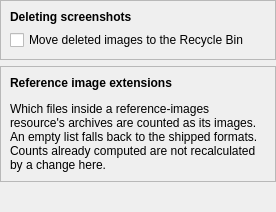
<?xml version="1.0" encoding="UTF-8"?>
<ui version="4.0">
 <class>ImagesFilesPage</class>
 <widget class="QWidget" name="ImagesFilesPage">
  <property name="geometry">
   <rect>
    <x>0</x>
    <y>0</y>
    <width>276</width>
    <height>212</height>
   </rect>
  </property>
  <layout class="QVBoxLayout" name="main_layout">
   <property name="leftMargin">
    <number>0</number>
   </property>
   <property name="topMargin">
    <number>0</number>
   </property>
   <property name="rightMargin">
    <number>0</number>
   </property>
   <property name="bottomMargin">
    <number>0</number>
   </property>
   <item>
    <widget class="QFrame" name="deletion_frame">
     <property name="sizePolicy">
      <sizepolicy hsizetype="Preferred" vsizetype="Maximum">
       <horstretch>0</horstretch>
       <verstretch>0</verstretch>
      </sizepolicy>
     </property>
     <property name="frameShape">
      <enum>QFrame::Shape::StyledPanel</enum>
     </property>
     <property name="frameShadow">
      <enum>QFrame::Shadow::Raised</enum>
     </property>
     <layout class="QVBoxLayout" name="deletion_frame_layout">
      <item>
       <widget class="QLabel" name="deletion_frame_label">
        <property name="font">
         <font>
          <bold>true</bold>
         </font>
        </property>
        <property name="text">
         <string>Deleting screenshots</string>
        </property>
       </widget>
      </item>
      <item>
       <widget class="QCheckBox" name="use_recycle_bin_check_box">
        <property name="text">
         <string>Move deleted images to the Recycle Bin</string>
        </property>
        <property name="toolTip">
         <string>Deleting a screenshot from the images editor sends it to the Recycle Bin / Trash instead of removing it outright. Where no bin is reachable for a resource's location, deleting still offers a permanent delete for that one file.</string>
        </property>
       </widget>
      </item>
     </layout>
    </widget>
   </item>
   <item>
    <widget class="QFrame" name="reference_images_frame">
     <property name="frameShape">
      <enum>QFrame::Shape::StyledPanel</enum>
     </property>
     <property name="frameShadow">
      <enum>QFrame::Shadow::Raised</enum>
     </property>
     <layout class="QVBoxLayout" name="reference_images_frame_layout">
      <item>
       <widget class="QLabel" name="reference_images_frame_label">
        <property name="font">
         <font>
          <bold>true</bold>
         </font>
        </property>
        <property name="text">
         <string>Reference image extensions</string>
        </property>
       </widget>
      </item>
      <item>
       <widget class="StringListEditor" name="extensions_editor">
        <property name="toolTip">
         <string>One format per entry, e.g. bmp. The leading dot is optional and case does not matter. Double-click an entry to edit it.</string>
        </property>
       </widget>
      </item>
      <item>
       <widget class="WrappingLabel" name="extensions_note_label">
        <property name="text">
         <string>Which files inside a reference-images resource's archives are counted as its images. An empty list falls back to the shipped formats. Counts already computed are not recalculated by a change here.</string>
        </property>
        <property name="wordWrap">
         <bool>true</bool>
        </property>
       </widget>
      </item>
     </layout>
    </widget>
   </item>
   <item>
    <spacer name="bottom_spacer">
     <property name="orientation">
      <enum>Qt::Orientation::Vertical</enum>
     </property>
     <property name="sizeHint" stdset="0">
      <size>
       <width>0</width>
       <height>0</height>
      </size>
     </property>
    </spacer>
   </item>
  </layout>
 </widget>
 <customwidgets>
  <customwidget>
   <class>StringListEditor</class>
   <extends>QWidget</extends>
   <header>borco_pyside.widgets</header>
  </customwidget>
  <customwidget>
   <class>WrappingLabel</class>
   <extends>QLabel</extends>
   <header>borco_pyside.widgets</header>
  </customwidget>
 </customwidgets>
 <resources/>
 <connections/>
</ui>
